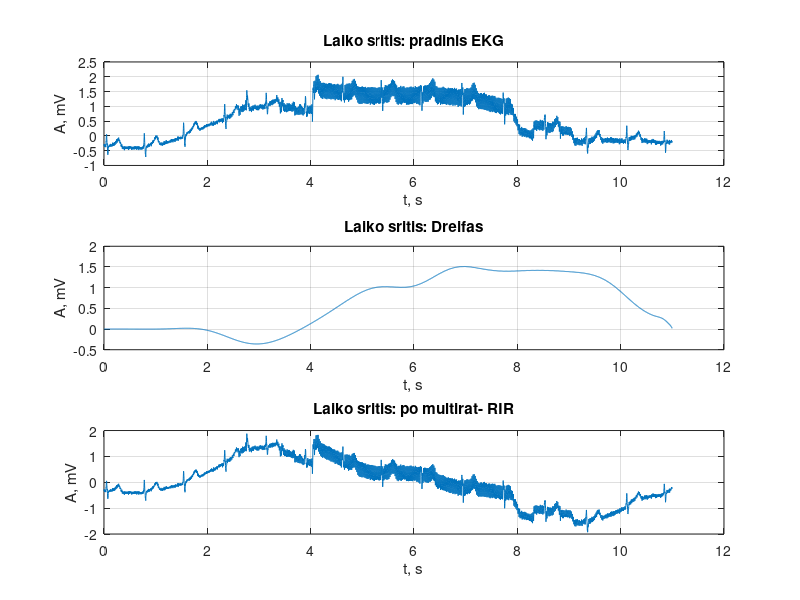
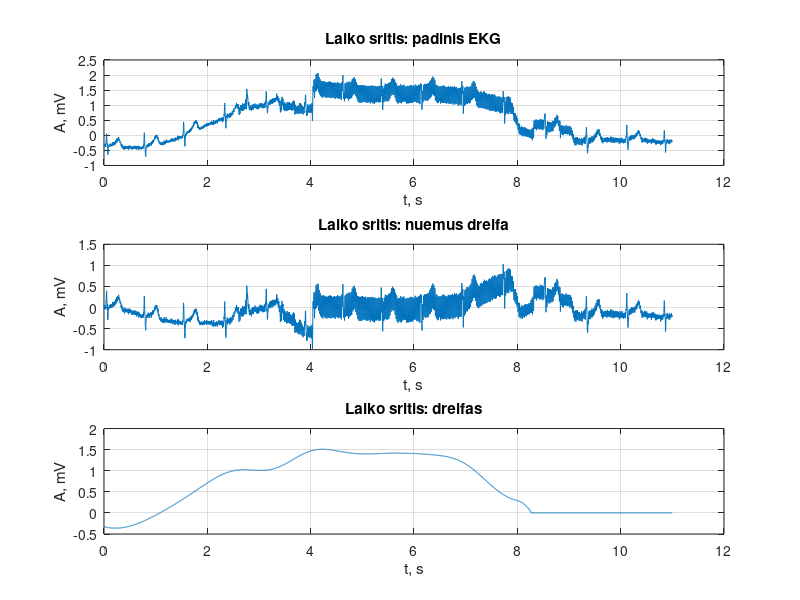

Source code (MATLAB) for these figures, in order:
clc, clear, close all;
   
load("signalai/EKG_13")

f_SL_Hz = 1; % projektuojamo ?em?j? da?ni? filtro slopinimo juostos ribinis da?ni
f_pr_Hz = 0.4; % pralaidumo juostos ribinis da?nis
f_d_Hz = 500;

time_s = 11;             
time_n =(0:(time_s*f_d_Hz)-1)*1/f_d_Hz;


m = [f_SL_Hz^2 - f_pr_Hz^2; -((f_SL_Hz+f_pr_Hz)^2); 2*f_d_Hz*(f_SL_Hz+f_pr_Hz); -f_d_Hz^2]; % isprende lygti randame optimalia verte
M_opt = roots(m)

M = 50; % Decimacijos koeficientas parenkamas toks, kad diskretizavimo da?nio ir koeficiento M dalybos
  % rezultatas b?t? sveikas skai?ius


F = (f_SL_Hz - f_pr_Hz)/f_SL_Hz;
  
D1_s = (2*M*(1 - sqrt( ((M*F) / (2-F)))));
D1_d = 2 - F*(M*1);

D1_opt = D1_s / D1_d

D2_opt = M/D1_opt

D1 = 10
D2 = 5
if D1*D2 ~= M
    disp("error");
end  

%%
%pries paduodant naudoiti ta pati filtra kai p1 uzduotyje??
% low-pass filter before analysis
% firls

% Decimation
if 0 % using matlab API
    ekg_1 = decimate(ekg, D1, 'fir');
    ekg_2 = decimate(ekg_1, D2, 'fir');
    current_FD = f_d_Hz / (D1 * D2)
else
    b_safety_H1 = fir1(30,(20/(f_d_Hz/2))); % Naudojamas panasus filtras i decimate (filtro eile = 30; fp(20) < (500 / 2*10) 
    [b_H1_fqH, b_H1_fqW] =  freqz(b_safety_H1, 1, 15000, f_d_Hz);
    ekg_1 = filter(b_safety_H1, 1, ekg);
    ekg_1 = downsample(ekg_1, D1);
    current_FD = f_d_Hz / D1;
    
    
    b_safety_H2 = fir1(30,(4/(current_FD/2))); % Naudojamas panasus filtras i decimate (filtro eile = 30; fp(4) < (50 / 2*5) 
    [b_H2_fqH, b_H2_fqW] =  freqz(b_safety_H2, 1, 15000, current_FD);
    ekg_2 = filter(b_safety_H2, 1, ekg_1);
    ekg_2 = downsample(ekg_2, D2);
    current_FD = current_FD / D2;
end

% Low-pass filtras
b_lowPass = fir1(40, (0.67/(current_FD/2)));
[B_H_freqz,B_Hw_freqz] =  freqz(b_lowPass, 1, 15000, current_FD);
ekg_3 = filter(b_lowPass, 1, ekg_2);


if 1 % usisng MATLAB API
    ekg_4 = interp(ekg_3, D2);
    ekg_5 = interp(ekg_4, D1); % dreifo linija
else % make filter ourself
    ekg_4 = upsample(ekg_3, D2);
    ekg_4 = filter(b_safety_H2, 1, ekg_4);
    ekg_4_itr = interp(ekg_3, D2);
    ekg_4_diff = ekg_4_itr - ekg_4
    disp('Diff')
    sum(abs(ekg_4_diff))
    ekg_4 = ekg_4 * D2;
    ekg_4_diff = ekg_4_itr - ekg_4;
    disp('Diff padauginus')
    sum(abs(ekg_4_diff))
    
    ekg_5 = upsample(ekg_4, D1);
    ekg_5 = filter(b_safety_H2, 1, ekg_5);
    ekg_5 = ekg_5 * D1;
    
  
end
ekg_6 = ekg - ekg_5;

% check this API:
% grpdelay()


figure(2)
subplot(311); 
plot(time_n, ekg); 
title('Laiko sritis: pradinis EKG');
xlabel('t, s'); ylabel('A, mV'); grid on;


subplot(312); 
plot(time_n, ekg_5); 
title('Laiko sritis: Dreifas');
xlabel('t, s'); ylabel('A, mV'); grid on;


subplot(313); 
plot(time_n, ekg_6); 
title('Laiko sritis: po multirat- RIR');
xlabel('t, s'); ylabel('A, mV'); grid on;


% delay of filter
velinimas = length(b_safety_H1) + length(b_safety_H2)*D1 + length(b_lowPass)*D1*D2/2


ekg_withZeros = [zeros(1, velinimas), ekg];
dreif_withZeros = [ekg_5, zeros(1, velinimas)];


ekg_noDreif = ekg_withZeros - dreif_withZeros;
figure(3)
subplot(311); 
plot(time_n, ekg_withZeros(velinimas+1:end)); 
title('Laiko sritis: padinis EKG');
xlabel('t, s'); ylabel('A, mV'); grid on;


subplot(312); 
plot(time_n, ekg_noDreif(velinimas+1:end)); 
title('Laiko sritis: nuemus dreifa');
xlabel('t, s'); ylabel('A, mV'); grid on;



subplot(313); 
plot(time_n, dreif_withZeros(velinimas+1:end)); 
title('Laiko sritis: dreifas');
xlabel('t, s'); ylabel('A, mV'); grid on;